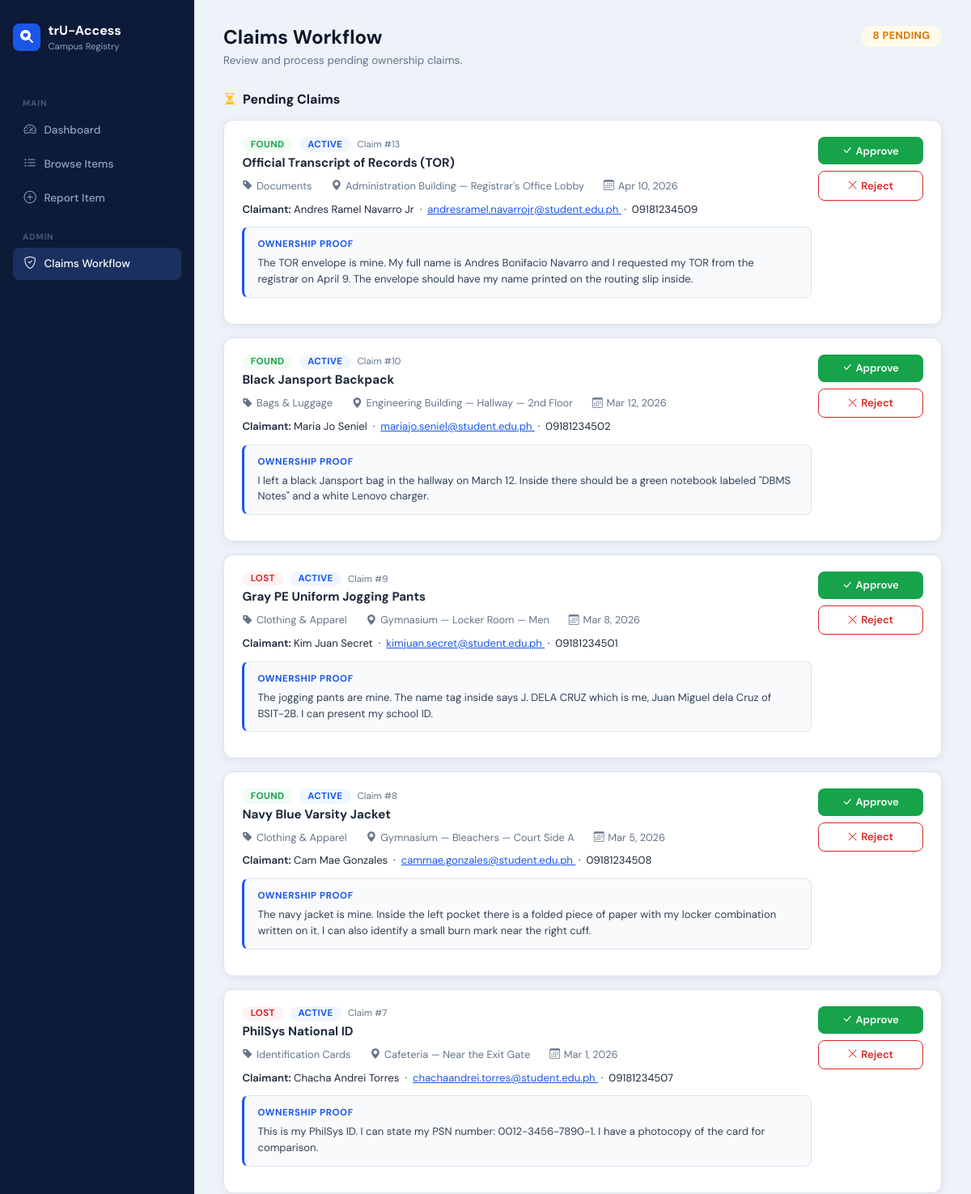
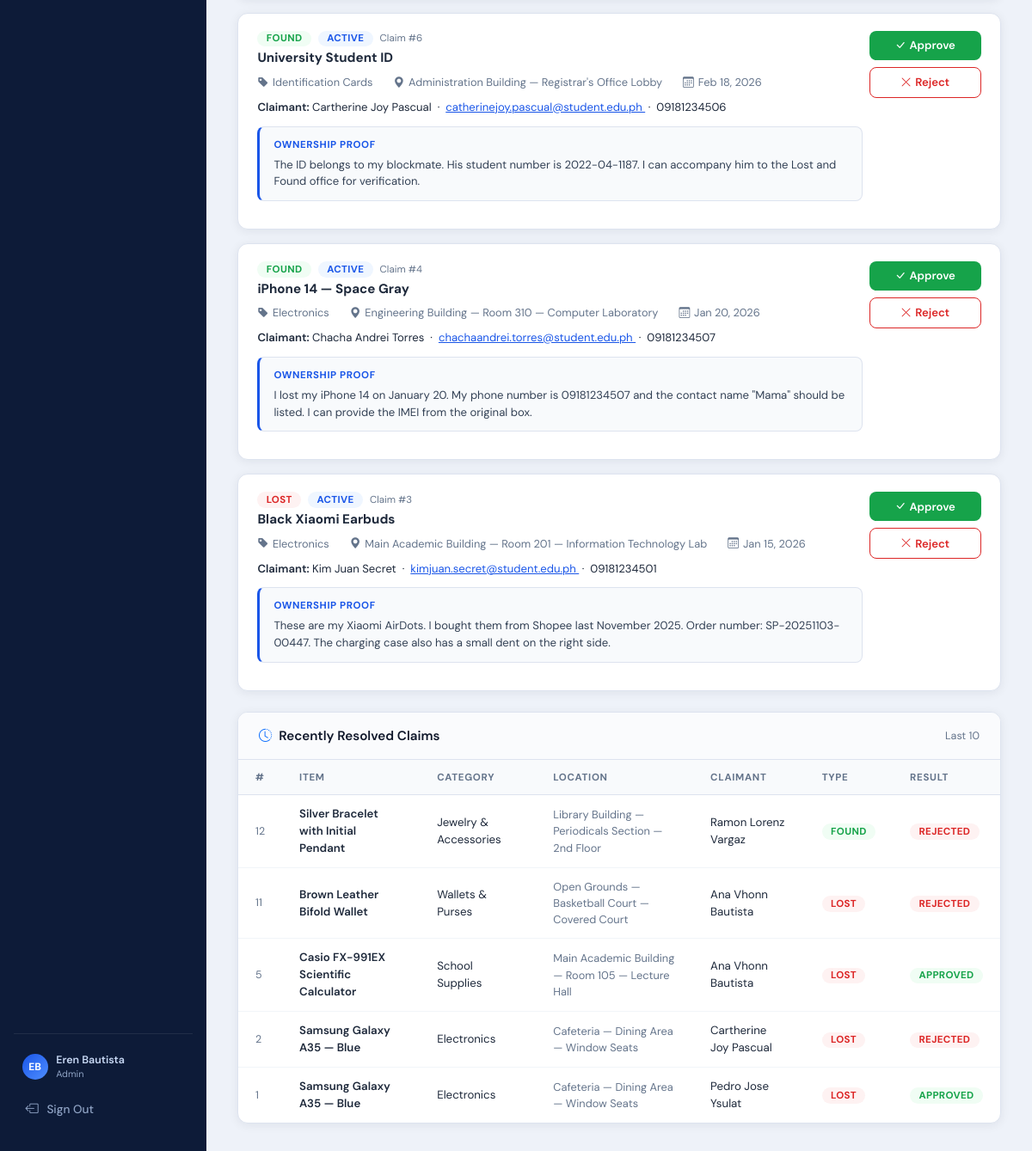
Page /code/admin_workflow.php (signed in) on the committed database (2 pictures, top to bottom).
### tables this page shows
CREATE TABLE `claims` (
  `claim_id` int(11) NOT NULL,
  `item_id` int(11) NOT NULL,
  `claimant_id` int(11) NOT NULL,
  `proof_description` text NOT NULL,
  `proof_photo_path` varchar(255) DEFAULT NULL,
  `status` enum('pending','approved','rejected') NOT NULL DEFAULT 'pending',
  `reviewed_by` int(11) DEFAULT NULL,
  `admin_remarks` text DEFAULT NULL,
  `submitted_at` timestamp NOT NULL DEFAULT current_timestamp(),
  `reviewed_at` timestamp NULL DEFAULT NULL
);

CREATE TABLE `items` (
  `item_id` int(11) NOT NULL,
  `reported_by` int(11) NOT NULL,
  `category_id` int(11) NOT NULL,
  `location_id` int(11) NOT NULL,
  `item_type` enum('lost','found') NOT NULL,
  `item_name` varchar(150) NOT NULL,
  `description` text DEFAULT NULL,
  `photo_path` varchar(255) DEFAULT NULL,
  `status` enum('active','claimed','archived') NOT NULL DEFAULT 'active',
  `date_reported` date NOT NULL,
  `created_at` timestamp NOT NULL DEFAULT current_timestamp()
);

CREATE TABLE `categories` (
  `category_id` int(11) NOT NULL,
  `category_name` varchar(80) NOT NULL,
  `description` text DEFAULT NULL
);

CREATE TABLE `locations` (
  `location_id` int(11) NOT NULL,
  `building_name` varchar(100) NOT NULL,
  `room_or_area` varchar(80) DEFAULT NULL,
  `campus_zone` varchar(80) DEFAULT NULL
);

CREATE TABLE `users` (
  `user_id` int(11) NOT NULL,
  `full_name` varchar(100) NOT NULL,
  `email` varchar(150) NOT NULL,
  `password` varchar(255) DEFAULT NULL,
  `role` enum('admin','student','staff') NOT NULL DEFAULT 'student',
  `contact_number` varchar(20) DEFAULT NULL,
  `created_at` timestamp NOT NULL DEFAULT current_timestamp()
);

### code/db_connect.php (called while the page is built, shortened)
<?php
function e($val): string {
    return htmlspecialchars((string)$val, ENT_QUOTES, 'UTF-8');
}

### code/admin_workflow.php (the view, shortened to what this page needs)
<?php
require_once 'db_connect.php';
$pending_claims = [];
$stmt = $conn->prepare("
    SELECT
        cl.claim_id,
        cl.item_id,
        cl.claimant_id,
        cl.proof_description,
        cl.proof_photo_path,
        cl.status                  AS claim_status,
        i.item_name,
        i.item_type,
        i.status                   AS item_status,
        i.date_reported,
        c.category_name,
        l.building_name,
        l.room_or_area,
        u.full_name                AS claimant_name,
        u.email                    AS claimant_email,
        u.contact_number           AS claimant_contact
    FROM claims cl
    INNER JOIN items     i  ON cl.item_id     = i.item_id
    INNER JOIN users     u  ON cl.claimant_id = u.user_id
    INNER JOIN categories c ON i.category_id  = c.category_id
    INNER JOIN locations  l ON i.location_id  = l.location_id
    WHERE cl.status = 'pending'
    ORDER BY cl.claim_id DESC
");
if ($stmt) {
    $stmt->execute();
    $pending_claims = $stmt->get_result()->fetch_all(MYSQLI_ASSOC);
}
$resolved_claims = [];
$stmt2 = $conn->prepare("
    SELECT
        cl.claim_id,
        cl.status   AS claim_status,
        i.item_name,
        i.item_type,
        u.full_name AS claimant_name,
        c.category_name,
        l.building_name,
        l.room_or_area
    FROM claims cl
    INNER JOIN items      i  ON cl.item_id     = i.item_id
    INNER JOIN users      u  ON cl.claimant_id = u.user_id
    INNER JOIN categories c  ON i.category_id  = c.category_id
    INNER JOIN locations  l  ON i.location_id  = l.location_id
    WHERE cl.status IN ('approved','rejected')
    ORDER BY cl.claim_id DESC
    LIMIT 10
");
if ($stmt2) {
    $stmt2->execute();
    $resolved_claims = $stmt2->get_result()->fetch_all(MYSQLI_ASSOC);
}
?>
<!DOCTYPE html>
<html lang="en">
<head>
<link rel="stylesheet" href="https://cdn.jsdelivr.net/npm/bootstrap@5.3.3/dist/css/bootstrap.min.css">
<link rel="stylesheet" href="https://cdn.jsdelivr.net/npm/bootstrap-icons@1.11.3/font/bootstrap-icons.min.css">
</head>
<body>
<aside class="clf-sidebar">
  <a href="index.php" class="brand">
    <div class="brand-icon"><i class="bi bi-search-heart-fill"></i></div>
    <div>trU-Access <small>Campus Registry</small></div>
  </a>
  <nav>
    <div class="clf-nav-label">Main</div>
    <a href="index.php"      class="clf-nav-link"><i class="bi bi-speedometer2"></i> Dashboard</a>
    <a href="items_list.php" class="clf-nav-link"><i class="bi bi-list-ul"></i> Browse Items</a>
    <a href="add_item.php"   class="clf-nav-link"><i class="bi bi-plus-circle"></i> Report Item</a>
    <div class="clf-nav-label">Admin</div>
    <a href="admin_workflow.php" class="clf-nav-link active"><i class="bi bi-shield-check"></i> Claims Workflow</a>
  </nav>
  <div class="clf-sidebar-spacer"></div>
  <div class="clf-sidebar-footer">
    <?php
      $current_user = $_SESSION['user'] ?? [];
      $initials = '';
      if (!empty($current_user['full_name'])) {
        $parts    = explode(' ', trim($current_user['full_name']));
        $initials = strtoupper(substr($parts[0], 0, 1) . (isset($parts[1]) ? substr($parts[1], 0, 1) : ''));
      }
    ?>
    <div class="clf-user-pill">
      <div class="clf-user-avatar"><?= $initials ?: 'U' ?></div>
      <div>
        <div class="clf-user-name"><?= e($current_user['full_name'] ?? 'User') ?></div>
        <div class="clf-user-role"><?= ucfirst(e($current_user['role'] ?? '')) ?></div>
      </div>
    </div>
    <a href="logout.php" class="clf-logout-btn">
      <i class="bi bi-box-arrow-left"></i> Sign Out
    </a>
  </div>
</aside>
<main class="clf-main">
  <div class="page-header d-flex justify-content-between align-items-start">
    <div>
      <h1>Claims Workflow</h1>
      <p>Review and process pending ownership claims.</p>
    </div>
    <span class="clf-badge pending" style="font-size:.8rem;padding:.4rem .9rem;">
      <?= count($pending_claims) ?> Pending
    </span>
  </div>
  <div class="mb-2">
    <h5 style="font-size:1rem;font-weight:700;color:#0f172a;margin-bottom:1rem;">
      <i class="bi bi-hourglass-split me-2 text-warning"></i>Pending Claims
    </h5>
  </div>
  <?php if (empty($pending_claims)): ?>
    <div class="clf-card mb-4">
      <div class="empty-state">
        <i class="bi bi-inbox"></i>
        <p>No pending claims at this time. All caught up!</p>
      </div>
    </div>
  <?php else: ?>
    <?php foreach ($pending_claims as $claim): ?>
    <div class="claim-card">
      <div class="d-flex justify-content-between align-items-start flex-wrap gap-2">
        <div style="flex:1;min-width:260px;">
          <div class="d-flex align-items-center gap-2 mb-1">
            <span class="clf-badge <?= e($claim['item_type']) ?>"><?= e($claim['item_type']) ?></span>
            <span class="clf-badge <?= e($claim['item_status']) ?>"><?= e($claim['item_status']) ?></span>
            <span style="font-size:.72rem;color:var(--clf-muted);">Claim #<?= (int)$claim['claim_id'] ?></span>
          </div>
          <h6 style="font-weight:700;font-size:.95rem;margin:.25rem 0;">
            <?= e($claim['item_name']) ?>
          </h6>
          <div class="claim-meta">
            <span><i class="bi bi-tag-fill"></i><?= e($claim['category_name']) ?></span>
            <span><i class="bi bi-geo-alt-fill"></i><?= e($claim['building_name'] . ' — ' . $claim['room_or_area']) ?></span>
            <span><i class="bi bi-calendar3"></i><?= e(date('M j, Y', strtotime($claim['date_reported']))) ?></span>
          </div>
          <div style="font-size:.82rem;margin-bottom:.5rem;">
            <span style="font-weight:600;">Claimant:</span>
            <?= e($claim['claimant_name']) ?>
            <?php if (!empty($claim['claimant_email'])): ?>
              &nbsp;·&nbsp; <a href="mailto:<?= e($claim['claimant_email']) ?>"
                               style="color:var(--clf-primary);">
                <?= e($claim['claimant_email']) ?>
              </a>
            <?php endif; ?>
            <?php if (!empty($claim['claimant_contact'])): ?>
              &nbsp;·&nbsp; <?= e($claim['claimant_contact']) ?>
            <?php endif; ?>
          </div>
          <?php if (!empty($claim['proof_description'])): ?>
            <div class="proof-box">
              <div style="font-size:.72rem;font-weight:700;text-transform:uppercase;
                          letter-spacing:.05em;color:var(--clf-primary);margin-bottom:.3rem;">
                Ownership Proof
              </div>
              <?= e($claim['proof_description']) ?>
            </div>
          <?php endif; ?>
        </div>
        <div class="d-flex flex-column gap-2" style="min-width:130px;">
          <form method="POST" action="admin_workflow.php"
                onsubmit="return confirm('Approve this claim? All other claims on this item will be rejected.')">
            <button type="submit" class="btn-approve w-100">
              <i class="bi bi-check-lg me-1"></i>Approve
            </button>
          </form>
          <form method="POST" action="admin_workflow.php"
                onsubmit="return confirm('Reject this claim?')">
            <button type="submit" class="btn-reject w-100">
              <i class="bi bi-x-lg me-1"></i>Reject
            </button>
          </form>
        </div>
      </div>
    </div>
    <?php endforeach; ?>
  <?php endif; ?>
  <div class="clf-card mt-4">
    <div class="clf-card-header">
      <span><i class="bi bi-clock-history me-2 text-primary"></i>Recently Resolved Claims</span>
      <span style="font-size:.78rem;color:var(--clf-muted);font-weight:400;">Last 10</span>
    </div>
    <?php if (empty($resolved_claims)): ?>
      <div class="empty-state">
        <i class="bi bi-clipboard-x"></i>
        <p>No resolved claims yet.</p>
      </div>
    <?php else: ?>
      <div class="table-responsive">
        <table class="clf-table">
          <thead>
            <tr>
              <th>#</th>
              <th>Item</th>
              <th>Category</th>
              <th>Location</th>
              <th>Claimant</th>
              <th>Type</th>
              <th>Result</th>
            </tr>
          </thead>
          <tbody>
            <?php foreach ($resolved_claims as $r): ?>
            <tr>
              <td style="color:var(--clf-muted);font-size:.78rem;"><?= (int)$r['claim_id'] ?></td>
              <td style="font-weight:600;"><?= e($r['item_name']) ?></td>
              <td><?= e($r['category_name']) ?></td>
              <td style="font-size:.8rem;color:var(--clf-muted);">
                <?= e($r['building_name'] . ' — ' . $r['room_or_area']) ?>
              </td>
              <td><?= e($r['claimant_name']) ?></td>
              <td><span class="clf-badge <?= e($r['item_type']) ?>"><?= e($r['item_type']) ?></span></td>
              <td><span class="clf-badge <?= e($r['claim_status']) ?>"><?= e($r['claim_status']) ?></span></td>
            </tr>
            <?php endforeach; ?>
          </tbody>
        </table>
      </div>
    <?php endif; ?>
  </div>
</main>
</body>
</html>

### rows in the picture
claims: item.item_type "FOUND", item.status "ACTIVE", claim_id "13", item.item_name "Official Transcript of Records (TOR)", categories.category_name "Documents", locations.building_name+room_or_area "Administration Building — Registrar's Office Lobby", item.date_reported "Apr 10, 2026", claimant.full_name "Andres Ramel Navarro Jr", claimant.email "andresramel.navarrojr@student.edu.ph", claimant.contact_number "09181234509", proof_description "The TOR envelope is mine. My full name is Andres Bonifacio Navarro and I requested my TOR from the registrar on April 9. The envelope should have my name printed on the routing slip inside."
claims: item.item_type "FOUND", item.status "ACTIVE", claim_id "10", item.item_name "Black Jansport Backpack", categories.category_name "Bags & Luggage", locations.building_name+room_or_area "Engineering Building — Hallway — 2nd Floor", item.date_reported "Mar 12, 2026", claimant.full_name "Maria Jo Seniel", claimant.email "mariajo.seniel@student.edu.ph", claimant.contact_number "09181234502", proof_description "I left a black Jansport bag in the hallway on March 12. Inside there should be a green notebook labeled \"DBMS Notes\" and a white Lenovo charger."
claims: item.item_type "LOST", item.status "ACTIVE", claim_id "9", item.item_name "Gray PE Uniform Jogging Pants", categories.category_name "Clothing & Apparel", locations.building_name+room_or_area "Gymnasium — Locker Room — Men", item.date_reported "Mar 8, 2026", claimant.full_name "Kim Juan Secret", claimant.email "kimjuan.secret@student.edu.ph", claimant.contact_number "09181234501", proof_description "The jogging pants are mine. The name tag inside says J. DELA CRUZ which is me, Juan Miguel dela Cruz of BSIT-2B. I can present my school ID."
claims: item.item_type "FOUND", item.status "ACTIVE", claim_id "8", item.item_name "Navy Blue Varsity Jacket", categories.category_name "Clothing & Apparel", locations.building_name+room_or_area "Gymnasium — Bleachers — Court Side A", item.date_reported "Mar 5, 2026", claimant.full_name "Cam Mae Gonzales", claimant.email "cammae.gonzales@student.edu.ph", claimant.contact_number "09181234508", proof_description "The navy jacket is mine. Inside the left pocket there is a folded piece of paper with my locker combination written on it. I can also identify a small burn mark near the right cuff."
claims: item.item_type "LOST", item.status "ACTIVE", claim_id "7", item.item_name "PhilSys National ID", categories.category_name "Identification Cards", locations.building_name+room_or_area "Cafeteria — Near the Exit Gate", item.date_reported "Mar 1, 2026", claimant.full_name "Chacha Andrei Torres", claimant.email "chachaandrei.torres@student.edu.ph", claimant.contact_number "09181234507", proof_description "This is my PhilSys ID. I can state my PSN number: 0012-3456-7890-1. I have a photocopy of the card for comparison."
claims: item.item_type "FOUND", item.status "ACTIVE", claim_id "6", item.item_name "University Student ID", categories.category_name "Identification Cards", locations.building_name+room_or_area "Administration Building — Registrar's Office Lobby", item.date_reported "Feb 18, 2026", claimant.full_name "Cartherine Joy Pascual", claimant.email "catherinejoy.pascual@student.edu.ph", claimant.contact_number "09181234506", proof_description "The ID belongs to my blockmate. His student number is 2022-04-1187. I can accompany him to the Lost and Found office for verification."
claims: item.item_type "FOUND", item.status "ACTIVE", claim_id "4", item.item_name "iPhone 14 — Space Gray", categories.category_name "Electronics", locations.building_name+room_or_area "Engineering Building — Room 310 — Computer Laboratory", item.date_reported "Jan 20, 2026", claimant.full_name "Chacha Andrei Torres", claimant.email "chachaandrei.torres@student.edu.ph", claimant.contact_number "09181234507", proof_description "I lost my iPhone 14 on January 20. My phone number is 09181234507 and the contact name \"Mama\" should be listed. I can provide the IMEI from the original box."
claims: item.item_type "LOST", item.status "ACTIVE", claim_id "3", item.item_name "Black Xiaomi Earbuds", categories.category_name "Electronics", locations.building_name+room_or_area "Main Academic Building — Room 201 — Information Technology Lab", item.date_reported "Jan 15, 2026", claimant.full_name "Kim Juan Secret", claimant.email "kimjuan.secret@student.edu.ph", claimant.contact_number "09181234501", proof_description "These are my Xiaomi AirDots. I bought them from Shopee last November 2025. Order number: SP-20251103-00447. The charging case also has a small dent on the right side."
claims: claim_id "12", item.item_name "Silver Bracelet with Initial Pendant", categories.category_name "Jewelry & Accessories", locations.building_name+room_or_area "Library Building — Periodicals Section — 2nd Floor", claimant.full_name "Ramon Lorenz Vargaz", item.item_type "FOUND", status "REJECTED"
claims: claim_id "11", item.item_name "Brown Leather Bifold Wallet", categories.category_name "Wallets & Purses", locations.building_name+room_or_area "Open Grounds — Basketball Court — Covered Court", claimant.full_name "Ana Vhonn Bautista", item.item_type "LOST", status "REJECTED"
claims: claim_id "5", item.item_name "Casio FX-991EX Scientific Calculator", categories.category_name "School Supplies", locations.building_name+room_or_area "Main Academic Building — Room 105 — Lecture Hall", claimant.full_name "Ana Vhonn Bautista", item.item_type "LOST", status "APPROVED"
claims: claim_id "2", item.item_name "Samsung Galaxy A35 — Blue", categories.category_name "Electronics", locations.building_name+room_or_area "Cafeteria — Dining Area — Window Seats", claimant.full_name "Cartherine Joy Pascual", item.item_type "LOST", status "REJECTED"
claims: claim_id "1", item.item_name "Samsung Galaxy A35 — Blue", categories.category_name "Electronics", locations.building_name+room_or_area "Cafeteria — Dining Area — Window Seats", claimant.full_name "Pedro Jose Ysulat", item.item_type "LOST", status "APPROVED"

### other values in the picture
$initials ?: 'U' "EB"
$current_user['full_name'] "Eren Bautista"
$current_user['role'] "Admin"
count($pending_claims) "8"
